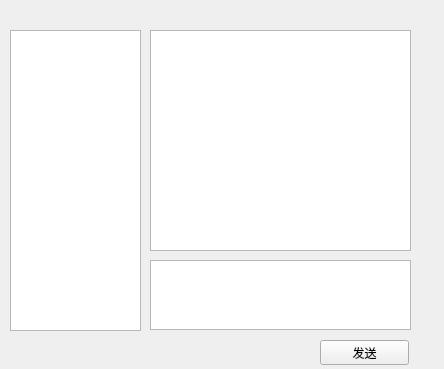
<?xml version="1.0" encoding="UTF-8"?>
<ui version="4.0">
 <class>mainUI</class>
 <widget class="QWidget" name="mainUI">
  <property name="geometry">
   <rect>
    <x>0</x>
    <y>0</y>
    <width>444</width>
    <height>369</height>
   </rect>
  </property>
  <property name="windowTitle">
   <string>Form</string>
  </property>
  <widget class="QListWidget" name="listWidget_frlist">
   <property name="geometry">
    <rect>
     <x>10</x>
     <y>30</y>
     <width>131</width>
     <height>301</height>
    </rect>
   </property>
  </widget>
  <widget class="QListWidget" name="listWidget_message">
   <property name="geometry">
    <rect>
     <x>150</x>
     <y>30</y>
     <width>261</width>
     <height>221</height>
    </rect>
   </property>
  </widget>
  <widget class="QPushButton" name="pushButton_seed">
   <property name="geometry">
    <rect>
     <x>320</x>
     <y>340</y>
     <width>89</width>
     <height>25</height>
    </rect>
   </property>
   <property name="text">
    <string>发送</string>
   </property>
  </widget>
  <widget class="QTextEdit" name="textEdit_message">
   <property name="geometry">
    <rect>
     <x>150</x>
     <y>260</y>
     <width>261</width>
     <height>70</height>
    </rect>
   </property>
  </widget>
 </widget>
 <resources/>
 <connections/>
</ui>
